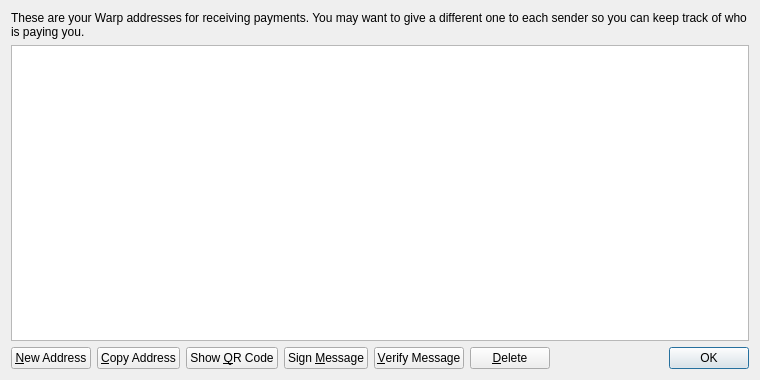
<?xml version="1.0" encoding="UTF-8"?>
<ui version="4.0">
 <class>AddressBookPage</class>
 <widget class="QWidget" name="AddressBookPage">
  <property name="geometry">
   <rect>
    <x>0</x>
    <y>0</y>
    <width>760</width>
    <height>380</height>
   </rect>
  </property>
  <property name="windowTitle">
   <string>Address Book</string>
  </property>
  <layout class="QVBoxLayout" name="verticalLayout">
   <item>
    <widget class="QLabel" name="labelExplanation">
     <property name="text">
      <string>These are your Warp addresses for receiving payments. You may want to give a different one to each sender so you can keep track of who is paying you.</string>
     </property>
     <property name="textFormat">
      <enum>Qt::PlainText</enum>
     </property>
     <property name="wordWrap">
      <bool>true</bool>
     </property>
    </widget>
   </item>
   <item>
    <widget class="QTableView" name="tableView">
     <property name="contextMenuPolicy">
      <enum>Qt::CustomContextMenu</enum>
     </property>
     <property name="toolTip">
      <string>Double-click to edit address or label</string>
     </property>
     <property name="tabKeyNavigation">
      <bool>false</bool>
     </property>
     <property name="alternatingRowColors">
      <bool>true</bool>
     </property>
     <property name="selectionMode">
      <enum>QAbstractItemView::SingleSelection</enum>
     </property>
     <property name="selectionBehavior">
      <enum>QAbstractItemView::SelectRows</enum>
     </property>
     <property name="sortingEnabled">
      <bool>true</bool>
     </property>
     <attribute name="verticalHeaderVisible">
      <bool>false</bool>
     </attribute>
    </widget>
   </item>
   <item>
    <layout class="QHBoxLayout" name="horizontalLayout">
     <item>
      <widget class="QPushButton" name="newAddressButton">
       <property name="toolTip">
        <string>Create a new address</string>
       </property>
       <property name="text">
        <string>&amp;New Address</string>
       </property>
       <property name="icon">
        <iconset resource="../bitcoin.qrc">
         <normaloff>:/icons/add</normaloff>:/icons/add</iconset>
       </property>
      </widget>
     </item>
     <item>
      <widget class="QPushButton" name="copyToClipboard">
       <property name="toolTip">
        <string>Copy the currently selected address to the system clipboard</string>
       </property>
       <property name="text">
        <string>&amp;Copy Address</string>
       </property>
       <property name="icon">
        <iconset resource="../bitcoin.qrc">
         <normaloff>:/icons/editcopy</normaloff>:/icons/editcopy</iconset>
       </property>
      </widget>
     </item>
     <item>
      <widget class="QPushButton" name="showQRCode">
       <property name="text">
        <string>Show &amp;QR Code</string>
       </property>
       <property name="icon">
        <iconset resource="../bitcoin.qrc">
         <normaloff>:/icons/qrcode</normaloff>:/icons/qrcode</iconset>
       </property>
      </widget>
     </item>
     <item>
      <widget class="QPushButton" name="signMessage">
       <property name="toolTip">
        <string>Sign a message to prove you own a Warp address</string>
       </property>
       <property name="text">
        <string>Sign &amp;Message</string>
       </property>
       <property name="icon">
        <iconset resource="../bitcoin.qrc">
         <normaloff>:/icons/edit</normaloff>:/icons/edit</iconset>
       </property>
      </widget>
     </item>
     <item>
      <widget class="QPushButton" name="verifyMessage">
       <property name="toolTip">
        <string>Verify a message to ensure it was signed with a specified Warp address</string>
       </property>
       <property name="text">
        <string>&amp;Verify Message</string>
       </property>
       <property name="icon">
        <iconset resource="../bitcoin.qrc">
         <normaloff>:/icons/transaction_0</normaloff>:/icons/transaction_0</iconset>
       </property>
      </widget>
     </item>
     <item>
      <widget class="QPushButton" name="deleteButton">
       <property name="toolTip">
        <string>Delete the currently selected address from the list</string>
       </property>
       <property name="text">
        <string>&amp;Delete</string>
       </property>
       <property name="icon">
        <iconset resource="../bitcoin.qrc">
         <normaloff>:/icons/remove</normaloff>:/icons/remove</iconset>
       </property>
      </widget>
     </item>
     <item>
      <spacer name="horizontalSpacer">
       <property name="orientation">
        <enum>Qt::Horizontal</enum>
       </property>
       <property name="sizeHint" stdset="0">
        <size>
         <width>40</width>
         <height>20</height>
        </size>
       </property>
      </spacer>
     </item>
     <item>
      <widget class="QDialogButtonBox" name="buttonBox">
       <property name="sizePolicy">
        <sizepolicy hsizetype="Maximum" vsizetype="Fixed">
         <horstretch>0</horstretch>
         <verstretch>0</verstretch>
        </sizepolicy>
       </property>
       <property name="standardButtons">
        <set>QDialogButtonBox::Ok</set>
       </property>
      </widget>
     </item>
    </layout>
   </item>
  </layout>
 </widget>
 <resources>
  <include location="../bitcoin.qrc"/>
 </resources>
 <connections/>
</ui>
